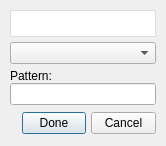
<?xml version="1.0" encoding="UTF-8"?>
<ui version="4.0">
 <class>Dialog</class>
 <widget class="QDialog" name="Dialog">
  <property name="geometry">
   <rect>
    <x>0</x>
    <y>0</y>
    <width>166</width>
    <height>146</height>
   </rect>
  </property>
  <property name="sizePolicy">
   <sizepolicy hsizetype="Fixed" vsizetype="Maximum">
    <horstretch>0</horstretch>
    <verstretch>0</verstretch>
   </sizepolicy>
  </property>
  <property name="minimumSize">
   <size>
    <width>166</width>
    <height>0</height>
   </size>
  </property>
  <property name="maximumSize">
   <size>
    <width>166</width>
    <height>146</height>
   </size>
  </property>
  <property name="windowTitle">
   <string>Select Style</string>
  </property>
  <layout class="QVBoxLayout" name="verticalLayout">
   <property name="spacing">
    <number>5</number>
   </property>
   <property name="margin">
    <number>10</number>
   </property>
   <item>
    <widget class="QWidget" name="widget_3" native="true">
     <property name="sizePolicy">
      <sizepolicy hsizetype="Preferred" vsizetype="Fixed">
       <horstretch>0</horstretch>
       <verstretch>0</verstretch>
      </sizepolicy>
     </property>
     <property name="minimumSize">
      <size>
       <width>0</width>
       <height>25</height>
      </size>
     </property>
     <property name="maximumSize">
      <size>
       <width>16777215</width>
       <height>30</height>
      </size>
     </property>
     <layout class="QGridLayout" name="gridLayout">
      <property name="margin">
       <number>0</number>
      </property>
      <property name="spacing">
       <number>0</number>
      </property>
      <item row="0" column="0">
       <widget class="QLabel" name="line_preview_label">
        <property name="styleSheet">
         <string notr="true">border: 1px solid #ddd;
background: #fff;</string>
        </property>
        <property name="text">
         <string/>
        </property>
       </widget>
      </item>
     </layout>
    </widget>
   </item>
   <item>
    <widget class="QComboBox" name="style_combo_box"/>
   </item>
   <item>
    <widget class="QWidget" name="custom_pattern_widget" native="true">
     <layout class="QVBoxLayout" name="verticalLayout_2">
      <property name="spacing">
       <number>0</number>
      </property>
      <property name="margin">
       <number>0</number>
      </property>
      <item>
       <widget class="QLabel" name="label_3">
        <property name="text">
         <string>Pattern:</string>
        </property>
       </widget>
      </item>
      <item>
       <widget class="QLineEdit" name="custom_pattern_input"/>
      </item>
     </layout>
    </widget>
   </item>
   <item>
    <widget class="QWidget" name="widget_2" native="true">
     <property name="sizePolicy">
      <sizepolicy hsizetype="Preferred" vsizetype="Fixed">
       <horstretch>0</horstretch>
       <verstretch>0</verstretch>
      </sizepolicy>
     </property>
     <property name="maximumSize">
      <size>
       <width>16777215</width>
       <height>40</height>
      </size>
     </property>
     <layout class="QHBoxLayout" name="horizontalLayout">
      <property name="spacing">
       <number>5</number>
      </property>
      <property name="margin">
       <number>0</number>
      </property>
      <item>
       <widget class="QLabel" name="label">
        <property name="text">
         <string/>
        </property>
       </widget>
      </item>
      <item>
       <widget class="QPushButton" name="done_button">
        <property name="sizePolicy">
         <sizepolicy hsizetype="Fixed" vsizetype="Fixed">
          <horstretch>0</horstretch>
          <verstretch>0</verstretch>
         </sizepolicy>
        </property>
        <property name="maximumSize">
         <size>
          <width>80</width>
          <height>16777215</height>
         </size>
        </property>
        <property name="text">
         <string>Done</string>
        </property>
       </widget>
      </item>
      <item>
       <widget class="QPushButton" name="cancel_button">
        <property name="sizePolicy">
         <sizepolicy hsizetype="Fixed" vsizetype="Fixed">
          <horstretch>0</horstretch>
          <verstretch>0</verstretch>
         </sizepolicy>
        </property>
        <property name="maximumSize">
         <size>
          <width>80</width>
          <height>16777215</height>
         </size>
        </property>
        <property name="text">
         <string>Cancel</string>
        </property>
       </widget>
      </item>
     </layout>
    </widget>
   </item>
  </layout>
 </widget>
 <resources/>
 <connections/>
</ui>
